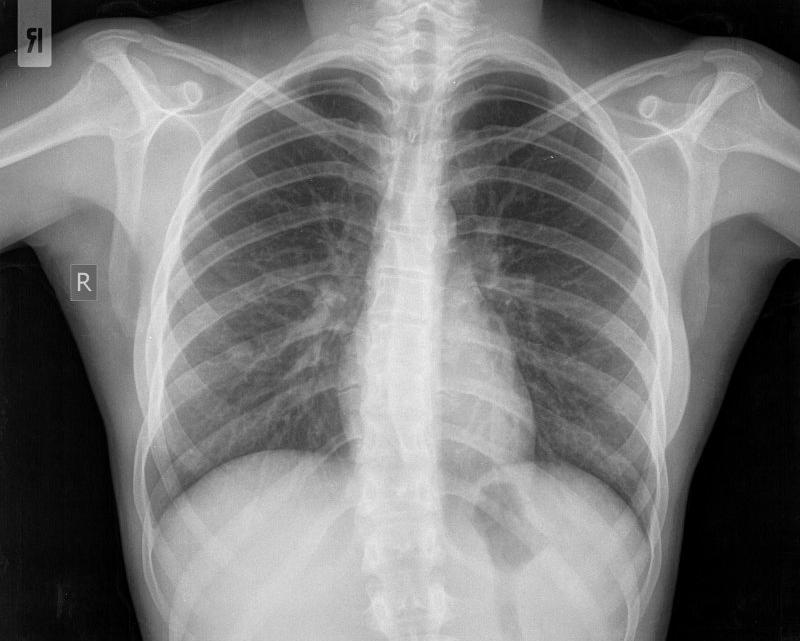
#> input picture image_1.jpg, 800 x 641 px
$ jupyter execute 05_xray_image_enhancement_restoration.ipynb   (older library calls are emulated)
#> lines starting #> are read from the running program, lines starting #| are printed output that depends on the picture
# X-Ray Image Enhancement and Restoration

## Project Overview

This notebook explores forward and inverse image processing pipelines for X-ray image enhancement and approximate restoration using classical spatial-domain techniques.

The first part estimates a plausible enhancement sequence that transforms an original X-ray image into a processed version. The second part implements an approximate inverse restoration pipeline to recover an image with visual and statistical properties closer to the original input.

## Forward Enhancement Pipeline from Image 1 to Image 2

The goal of this part is to infer a plausible sequence of spatial-domain enhancement operations that could transform **Image 1** into **Image 2**.

By visually comparing the two images, Image 2 appears to be:

- a negative-like version of Image 1,
- much brighter than Image 1,
- strongly enhanced in contrast,
- sharper around anatomical boundaries and edges,
- affected by fine-grained noise,
- clipped/saturated in several bright regions.

Therefore, a reasonable forward model is a combination of:

1. negative transformation,
2. gamma correction,
3. brightness and contrast enhancement,
4. Laplacian sharpening,
5. fine Gaussian noise addition or noise amplification,
6. clipping to the 8-bit intensity range.

The proposed processing sequence is:

$$
I_1
\rightarrow
I_{\text{neg}}
\rightarrow
I_{\gamma}
\rightarrow
I_{\text{bright}}
\rightarrow
I_{\text{sharp}}
\rightarrow
I_{2,\text{simulated}}
$$

where \(I_1\) is the original X-ray image and \(I_{2,\text{simulated}}\) is the simulated approximation of Image 2.

---

## 1. Negative Transformation

The first and most important transformation is an intensity inversion:

$$
I_{\text{neg}}(x,y)=255-I_1(x,y)
$$

This operation converts dark pixels into bright pixels and bright pixels into dark pixels.

For example:

$$
I_1(x,y)=30
\Rightarrow
I_{\text{neg}}(x,y)=255-30=225
$$

This explains why the lungs, which are dark in the original X-ray, become bright in Image 2.

---

## 2. Gamma Correction

After the negative transformation, gamma correction is applied in order to increase the brightness of mid-range and relatively dark intensities.

The general gamma transformation is:

$$
I_{\gamma}(x,y)
=
255
\left(
\frac{I_{\text{neg}}(x,y)}{255}
\right)^{\gamma}
$$

In this implementation:

$$
\gamma = 0.6
$$

Since:

$$
0<\gamma<1
$$

the transformation brightens the image, especially the middle gray-level values.

Therefore:

$$
I_{\gamma}(x,y)
=
255
\left(
\frac{I_{\text{neg}}(x,y)}{255}
\right)^{0.6}
$$

This step helps reproduce the high overall brightness observed in Image 2.

---

## 3. Brightness and Contrast Enhancement

A linear gray-level transformation is then applied:

$$
I_{\text{bright}}(x,y)
=
\text{clip}
\left(
\alpha I_{\gamma}(x,y)+\beta,\ 0,\ 255
\right)
$$

where:

- \(\alpha\) controls contrast,
- \(\beta\) controls brightness,
- \(\text{clip}(\cdot,0,255)\) restricts all values to the valid 8-bit range.

In the implemented pipeline:

$$
\alpha = 1.25
$$

and:

$$
\beta = 25
$$

Thus:

$$
I_{\text{bright}}(x,y)
=
\text{clip}
\left(
1.25 I_{\gamma}(x,y)+25,\ 0,\ 255
\right)
$$

The parameter \(\alpha>1\) increases intensity differences between pixels, therefore increasing contrast.

The parameter \(\beta>0\) shifts intensities upward, therefore increasing brightness.

The clipping operation is necessary because some transformed values may exceed 255:

$$
I(x,y)>255
\Rightarrow
I(x,y)=255
$$

This explains the saturation and very bright areas observed in Image 2.

---

## 4. Laplacian Sharpening

Image 2 also shows stronger anatomical edges and local structures. This suggests the use of a sharpening spatial filter.

A plausible sharpening method is Laplacian sharpening.

The Laplacian operator is a second-order derivative operator:

$$
\nabla^2 I
=
\frac{\partial^2 I}{\partial x^2}
+
\frac{\partial^2 I}{\partial y^2}
$$

In discrete form, the following Laplacian kernel is used:

$$
L=
\begin{bmatrix}
0 & -1 & 0 \\
-1 & 4 & -1 \\
0 & -1 & 0
\end{bmatrix}
$$

This kernel computes:

$$
\nabla^2 I(x,y)
=
4I(x,y)
-
I(x-1,y)
-
I(x+1,y)
-
I(x,y-1)
-
I(x,y+1)
$$

The Laplacian response is computed as:

$$
\text{lap}(x,y)
=
I_{\text{bright}}(x,y) * L
$$

where \(*\) denotes convolution.

Then sharpening is performed by adding a scaled Laplacian response to the image:

$$
I_{\text{sharp}}(x,y)
=
\text{clip}
\left(
I_{\text{bright}}(x,y)
+
\lambda \cdot \text{lap}(x,y),\ 0,\ 255
\right)
$$

In the implemented pipeline:

$$
\lambda = 0.45
$$

Therefore:

$$
I_{\text{sharp}}(x,y)
=
\text{clip}
\left(
I_{\text{bright}}(x,y)
+
0.45 \cdot \text{lap}(x,y),\ 0,\ 255
\right)
$$

This step enhances edges and fine details.

However, because noise is also a high-frequency component, Laplacian sharpening can also amplify pre-existing fine-grained noise.

---

## 5. Fine Gaussian Noise

The given Image 2 contains visible fine-grained noise. This noise may have been explicitly added, or it may have been amplified by the previous contrast enhancement and sharpening steps.

In the simulation, fine Gaussian noise is added as:

$$
n(x,y) \sim \mathcal{N}(0,\sigma^2)
$$

where:

$$
\sigma = 10
$$

Thus:

$$
n(x,y) \sim \mathcal{N}(0,10^2)
$$

The final simulated Image 2 is:

$$
I_{2,\text{simulated}}(x,y)
=
\text{clip}
\left(
I_{\text{sharp}}(x,y)+n(x,y),\ 0,\ 255
\right)
$$

The noise introduces small random local intensity variations and helps approximate the fine texture observed in the given Image 2.

However, it should be noted that explicit noise addition is not the only possible explanation. The observed noise can also be explained by amplification of pre-existing noise due to:

$$
I_{\text{bright}}
=
\text{clip}
\left(
\alpha I_{\gamma}+\beta,\ 0,\ 255
\right)
$$

and:

$$
I_{\text{sharp}}
=
I_{\text{bright}}
+
\lambda \nabla^2 I_{\text{bright}}
$$

That is, contrast enhancement increases small intensity differences, and Laplacian sharpening amplifies high-frequency components, including noise.

---

## 6. Complete Mathematical Forward Model

The complete simulated transformation can be summarized as:

$$
I_{\text{neg}}(x,y)=255-I_1(x,y)
$$

$$
I_{\gamma}(x,y)
=
255
\left(
\frac{I_{\text{neg}}(x,y)}{255}
\right)^{0.6}
$$

$$
I_{\text{bright}}(x,y)
=
\text{clip}
\left(
1.25 I_{\gamma}(x,y)+25,\ 0,\ 255
\right)
$$

$$
\text{lap}(x,y)
=
I_{\text{bright}}(x,y) *
\begin{bmatrix}
0 & -1 & 0 \\
-1 & 4 & -1 \\
0 & -1 & 0
\end{bmatrix}
$$

$$
I_{\text{sharp}}(x,y)
=
\text{clip}
\left(
I_{\text{bright}}(x,y)+0.45 \cdot \text{lap}(x,y),\ 0,\ 255
\right)
$$

$$
n(x,y)\sim \mathcal{N}(0,10^2)
$$

$$
I_{2,\text{simulated}}(x,y)
=
\text{clip}
\left(
I_{\text{sharp}}(x,y)+n(x,y),\ 0,\ 255
\right)
$$

[cell 1]
import cv2
import numpy as np
import matplotlib.pyplot as plt
from pathlib import Path

# ---------------------------------------------------------
# # Forward enhancement pipeline
# Guess and simulate the processing sequence Image 1 -> Image 2
# ---------------------------------------------------------

IMAGE1_PATH = Path(r"image_1.jpg")      # αρχική ακτινογραφία
IMAGE2_PATH = Path(r"image_2.jpg")      # επεξεργασμένη εικόνα, αν υπάρχει

def load_gray(path):
    image_bytes = np.fromfile(str(path), dtype=np.uint8)
    img = cv2.imdecode(image_bytes, cv2.IMREAD_GRAYSCALE)
#> img is the input picture: shape (641, 800); min 0, max 240, mean 121.5
    if img is None:
        raise ValueError(f"Could not load image: {path}")
    return img

I1 = load_gray(IMAGE1_PATH)

# Optional: load given Image 2 for visual comparison
I2_given = load_gray(IMAGE2_PATH) if IMAGE2_PATH.exists() else None
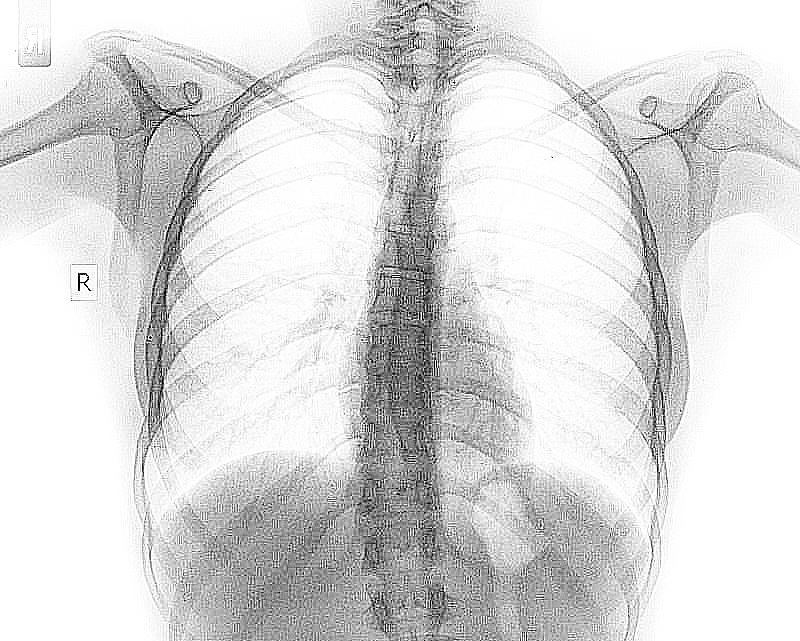
#> input picture image_2.jpg, 800 x 641 px
#> in load_gray, img is the input picture: shape (641, 800); min 0, max 255, mean 217.6

# ---------------------------------------------------------
# 1. Negative transformation
# I_neg(x,y) = 255 - I1(x,y)
# ---------------------------------------------------------
I_neg = 255 - I1
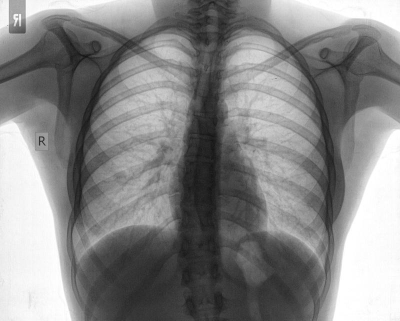
#> I_neg: shape (641, 800) (shown at 1/2 size); min 15, max 255, mean 133.5

# ---------------------------------------------------------
# 2. Gamma correction for brightness enhancement
# For gamma < 1, mid/dark intensities become brighter
# ---------------------------------------------------------
gamma = 0.6
I_gamma = 255.0 * ((I_neg.astype(np.float32) / 255.0) ** gamma)
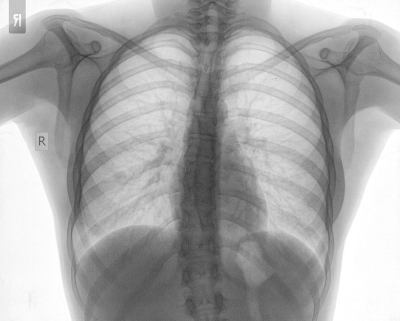
#> I_gamma: shape (641, 800) float32 (shown at 1/2 size); min 46.59, max 255, mean 167.3

# ---------------------------------------------------------
# 3. Brightness / contrast increase
# I_bright = clip(alpha * I_gamma + beta, 0, 255)
# ---------------------------------------------------------
alpha = 1.3
beta = 25
I_bright = np.clip(alpha * I_gamma + beta, 0, 255)
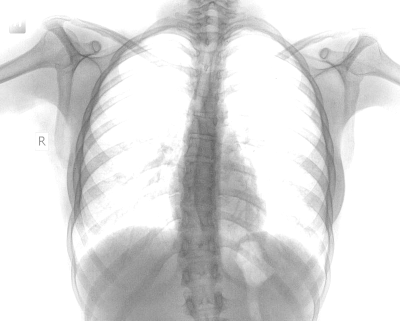
#> I_bright: shape (641, 800) float32 (shown at 1/2 size); min 85.56, max 255, mean 218.6

# ---------------------------------------------------------
# 4. Laplacian sharpening / edge enhancement
# I_sharp = I_bright + lambda * Laplacian(I_bright)
# ---------------------------------------------------------
kernel_laplacian = np.array([[0, -1, 0],
                             [-1, 4, -1],
                             [0, -1, 0]], dtype=np.float32)

lap = cv2.filter2D(I_bright.astype(np.float32), cv2.CV_32F, kernel_laplacian)
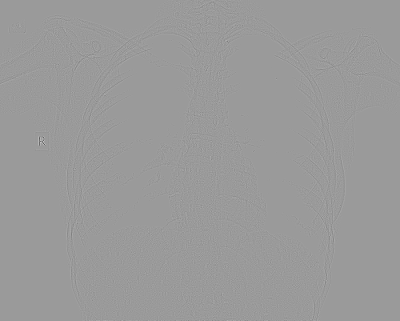
#> lap: shape (641, 800) float32 (shown at 1/2 size); min -286.2, max 186.4, mean 0; drawn with min black and max white

lambda_value = 0.45
I_sharp = np.clip(I_bright + lambda_value * lap, 0, 255)

# ---------------------------------------------------------
# 5. Add fine Gaussian noise
# This models introduced or amplified noise
# ---------------------------------------------------------
np.random.seed(7)
noise_sigma = 10.0
noise = np.random.normal(0, noise_sigma, I_sharp.shape)

I2_simulated = np.clip(I_sharp + noise, 0, 255).astype(np.uint8)

# ---------------------------------------------------------
# 6. Display processing stages
# ---------------------------------------------------------
plt.figure(figsize=(16, 9))

plt.subplot(2, 3, 1)
plt.imshow(I1, cmap="gray", vmin=0, vmax=255)
plt.title("Image 1: Original X-ray")
plt.axis("off")

plt.subplot(2, 3, 2)
plt.imshow(I_neg, cmap="gray", vmin=0, vmax=255)
plt.title("Step 1: Negative")
plt.axis("off")

plt.subplot(2, 3, 3)
plt.imshow(I_bright.astype(np.uint8), cmap="gray", vmin=0, vmax=255)
plt.title("Step 2: Brightness/Contrast + Gamma")
plt.axis("off")

plt.subplot(2, 3, 4)
plt.imshow(cv2.normalize(lap, None, 0, 255, cv2.NORM_MINMAX).astype(np.uint8), cmap="gray")
plt.title("Laplacian Response")
plt.axis("off")

plt.subplot(2, 3, 5)
plt.imshow(I2_simulated, cmap="gray", vmin=0, vmax=255)
plt.title("Simulated Image 2")
plt.axis("off")

if I2_given is not None:
    plt.subplot(2, 3, 6)
    plt.imshow(I2_given, cmap="gray", vmin=0, vmax=255)
    plt.title("Given Image 2")
    plt.axis("off")

plt.tight_layout()
plt.show()
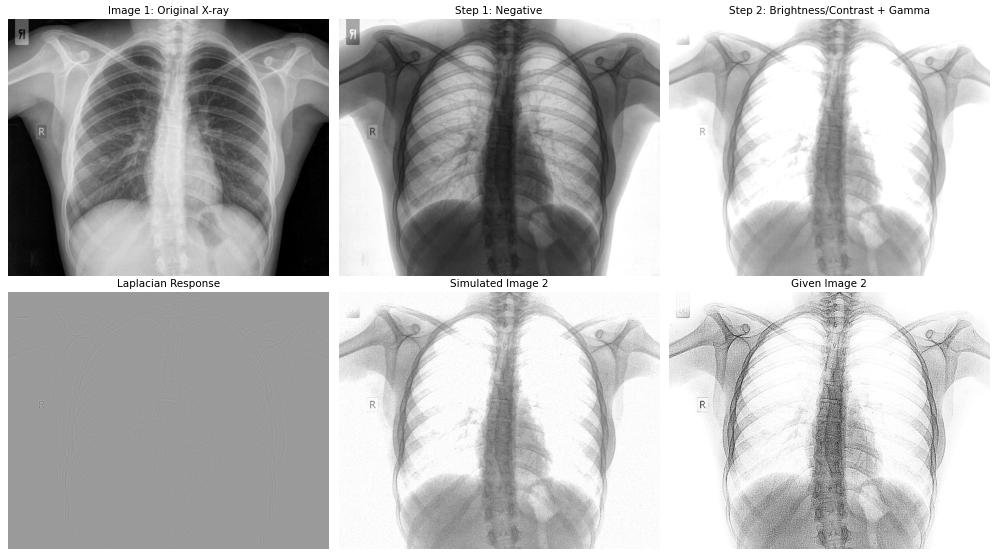
#> figure drawn by matplotlib, 6 panels

# ---------------------------------------------------------
# 7. Histogram comparison
# ---------------------------------------------------------
plt.figure(figsize=(14, 4))

plt.subplot(1, 3, 1)
plt.hist(I1.ravel(), bins=256, range=(0, 256), color="black")
plt.title("Histogram: Image 1")
plt.xlim([0, 255])

plt.subplot(1, 3, 2)
plt.hist(I2_simulated.ravel(), bins=256, range=(0, 256), color="black")
plt.title("Histogram: Simulated Image 2")
plt.xlim([0, 255])

if I2_given is not None:
    plt.subplot(1, 3, 3)
    plt.hist(I2_given.ravel(), bins=256, range=(0, 256), color="black")
    plt.title("Histogram: Given Image 2")
    plt.xlim([0, 255])

plt.tight_layout()
plt.show()
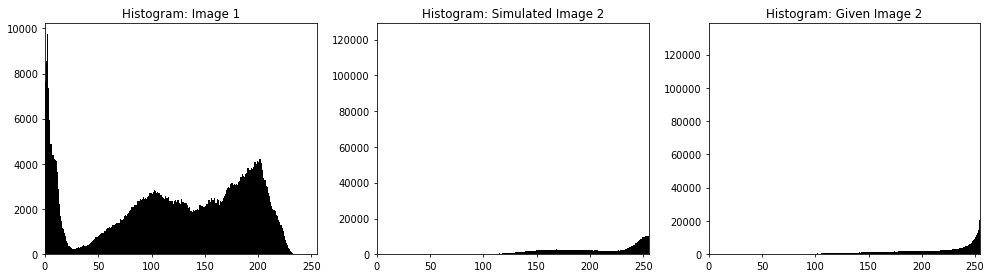
#> figure drawn by matplotlib, 3 panels; panel 1: tallest bar 9749 high, from x = 2 to 3; panel 2: tallest bar 123167 high, from x = 255 to 256; panel 3: tallest bar 132394 high, from x = 255 to 256

print("Forward model used:")
print("1. I_neg = 255 - I1")
print("2. I_gamma = 255 * (I_neg / 255)^gamma, with gamma < 1")
print("3. I_bright = clip(alpha * I_gamma + beta, 0, 255)")
print("4. I_sharp = I_bright + lambda * Laplacian(I_bright)")
print("5. I2 = clip(I_sharp + Gaussian noise, 0, 255)")

print("\nParameters:")
print("gamma =", gamma)
print("alpha =", alpha)
print("beta =", beta)
print("lambda =", lambda_value)
print("noise sigma =", noise_sigma)

print("\nSimulated Image 2 statistics:")
print("Min:", I2_simulated.min())
#| Min: 17
print("Max:", I2_simulated.max())
#| Max: 255
#> (the rest of the program and of its run is left out)
